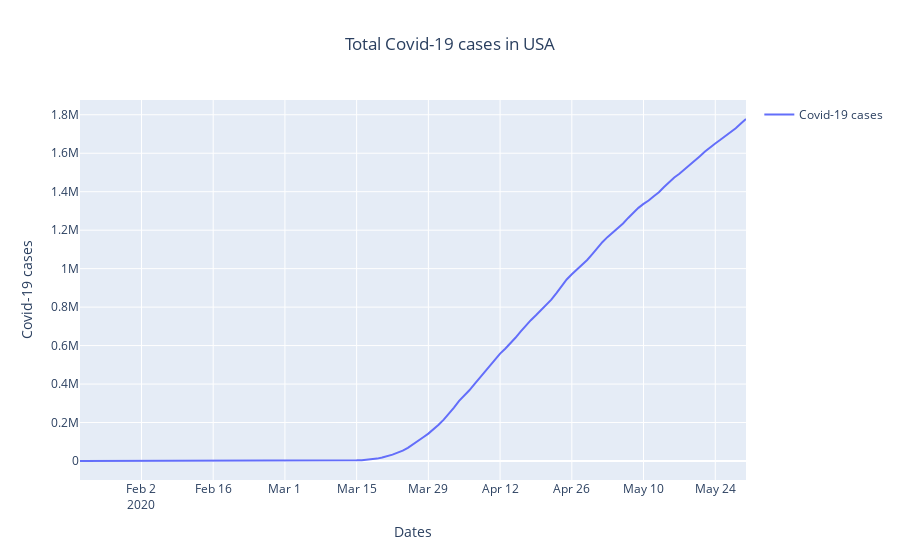

Write notebook code for a chart like this one.
### Markdown cell above
# Deaths cases in USA

### Code cell
trace = go.Scatter(
    x = df['date'],
    y = df['cases'],
    name = 'Covid-19 cases',
    
    )

layout = go.Layout(
    title = 'Total Covid-19 cases in USA',
    title_x = 0.5,
    showlegend = True,
    xaxis = dict(title = 'Dates'),
    yaxis = dict(title = 'Covid-19 cases'),
    
    )

data = [trace]

fig = go.Figure(data = data,layout = layout)
py.iplot(fig)

### Figure 1 — Plotly figure (JSON) as saved in the notebook; plotly's stock layout.template omitted (floating-point values rounded to 4 significant figures; data arrays with more than 128 entries replaced by an {"elided": "..."} marker saying what was removed)
{"data": [{"name": "Covid-19 cases", "type": "scatter", "x": {"elided": "131 str values"}, "y": {"elided": "131 int values"}}], "layout": {"showlegend": true, "title": {"text": "Total Covid-19 cases in USA", "x": 0.5}, "xaxis": {"title": {"text": "Dates"}}, "yaxis": {"title": {"text": "Covid-19 cases"}}}}
